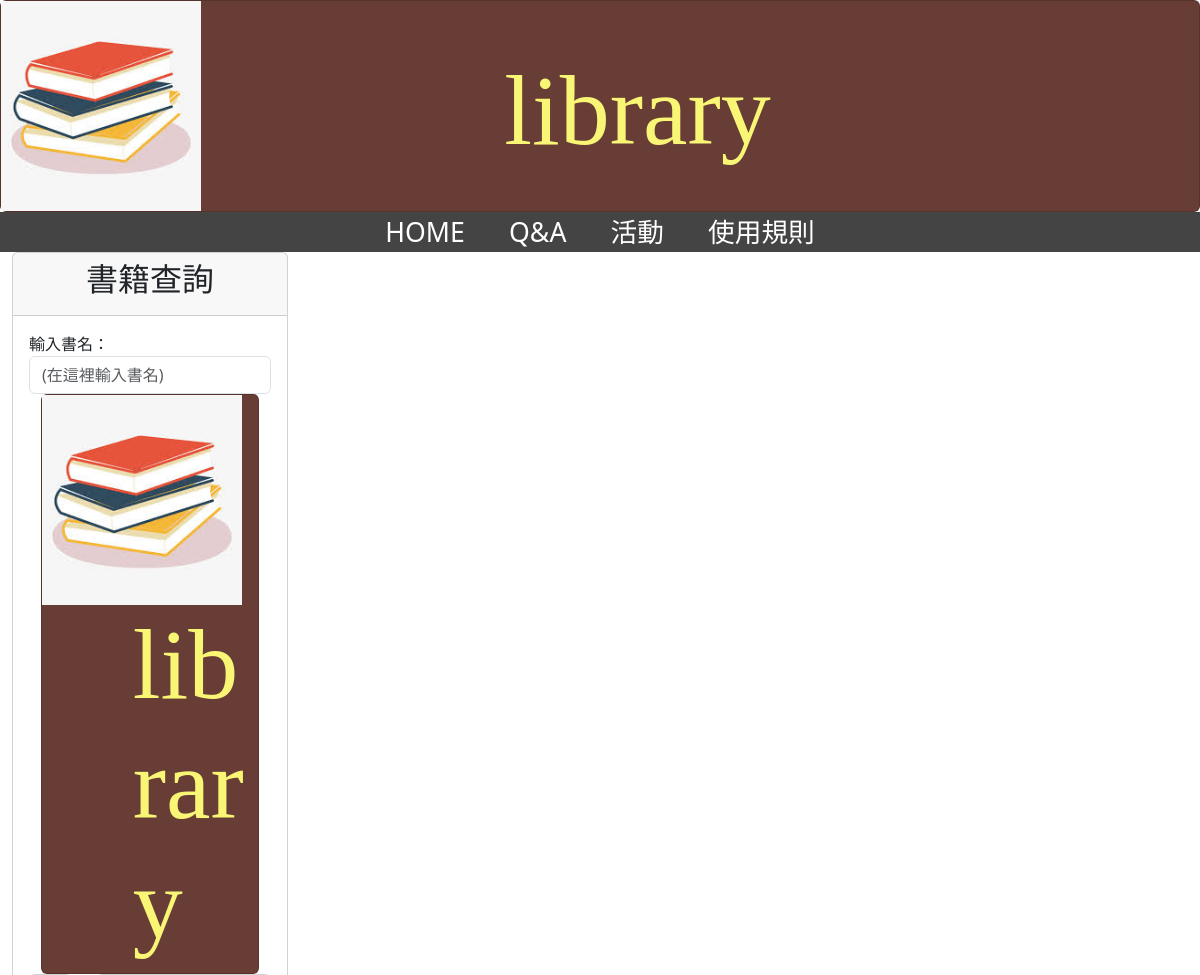
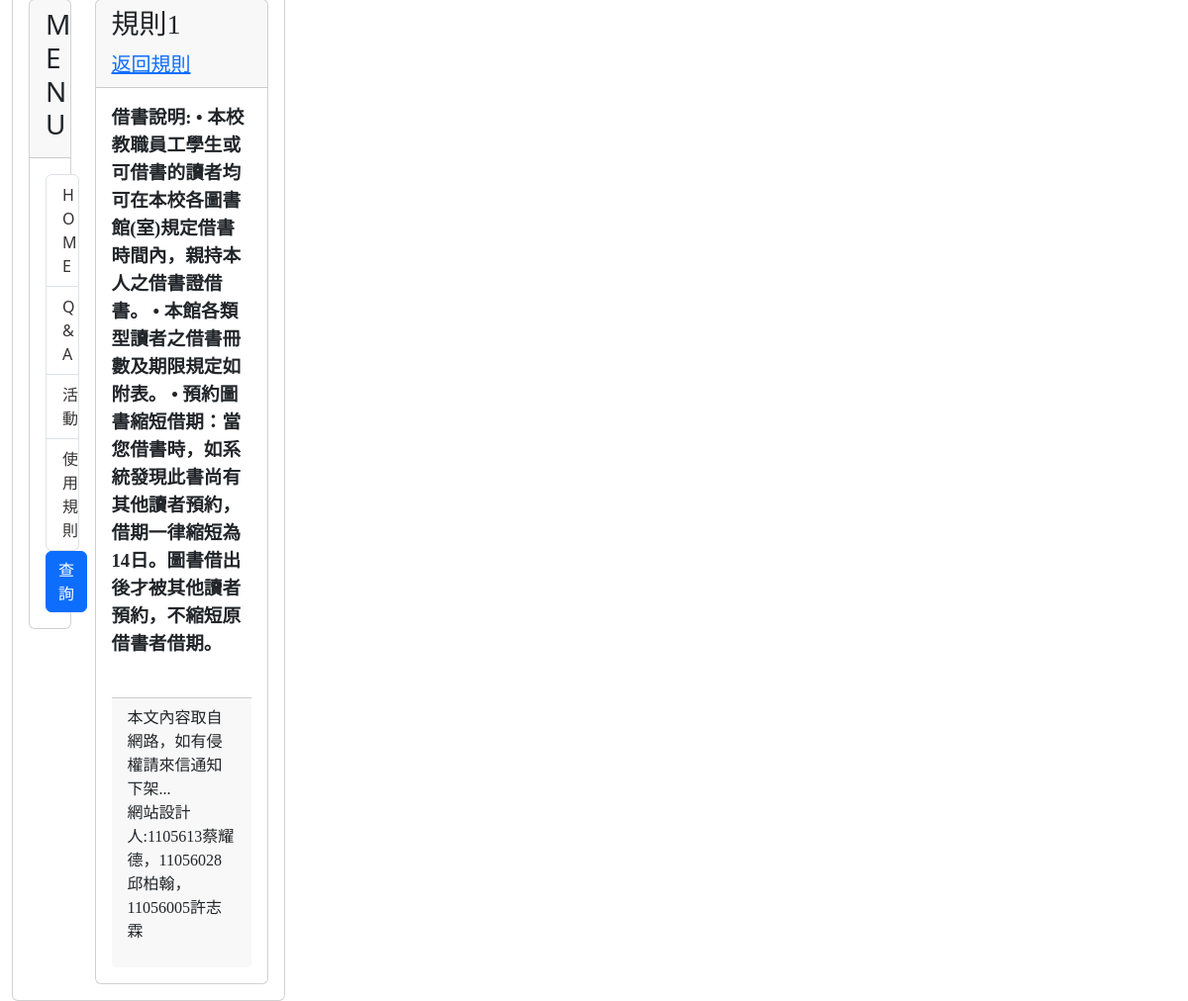
/function/rule1/, run on the app's committed database (2 pictures, top to bottom).
### mysite/models.py (models this page shows, shortened)
class Function(models.Model):
    rule=models.CharField(max_length=200)
    slug1 = models.CharField(max_length=200, default='your_default_value_here') #預設值

### mysite/views.py (the view)
# urls.py: path('function/<slug:slug>/', views.function, name='function'),
def function(request, slug):
    try:
        ru = Function.objects.get(slug1=slug)
        return render(request, 'rule.html', {'ru': ru})
    except Function.DoesNotExist:
        return redirect("/")

### template/rule.html
{% extends "base.html" %}
{% block headmessage %}
<h3 style='font-family:標楷體;'>規則{{ru.id}}</h3>
<a style='font-family:標楷體; font-size: 20px;' href="/?menu=rule">返回規則</a>
{% endblock headmessage %}
{% block content %}
<p style="font-family:微軟正黑體;font-size:14pt;font-weight:bold;">
    {{ru.rule | safe}}
</p>
<br>
{% endblock content %}

### template/base.html (style rules this page uses)
body { font-family: Arial, sans-serif; background-color: #f5f5f5; margin: 0; padding: 0; }

### data on the page
Function: id "1", rule "借書說明: • 本校教職員工學生或可借書的讀者均可在本校各圖書館(室)規定借書時間內，親持本人之借書證借書。 • 本館各類型讀者之借書冊數及期限規定如附表。 • 預約圖書縮短借期：當您借書時，如系統發現此書尚有其他讀者預約，借期一律縮短為14日。圖書借出後才被其他讀者預約，不縮短原借書者借期。"
